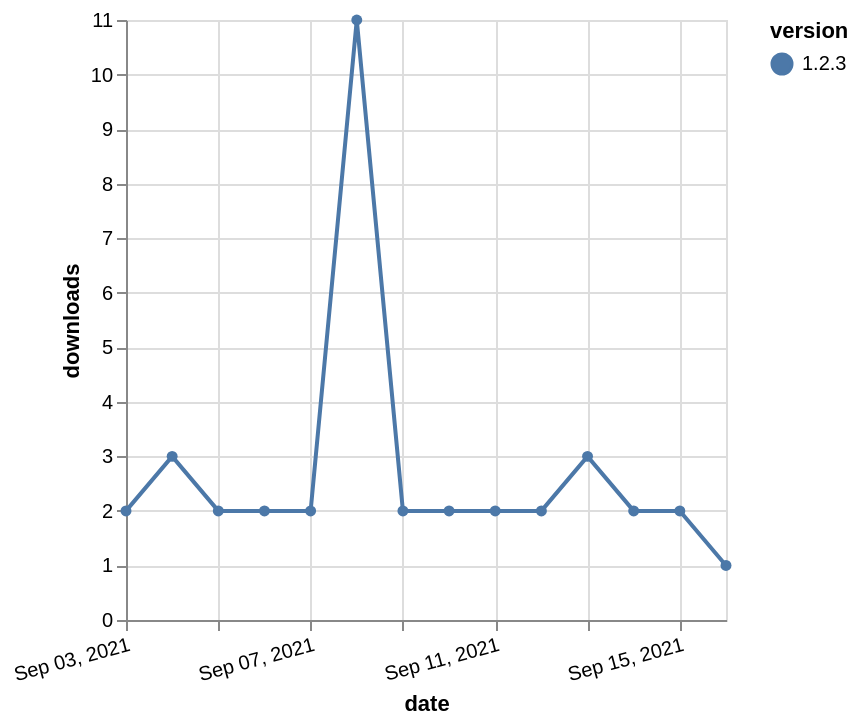

Write a Vega-Lite specification for this figure.
### Vega-Lite specification from a JSON file in a GitHub repository (floating-point values rounded to 4 significant figures)
{"$schema": "https://vega.github.io/schema/vega-lite/v5.json", "description": "A simple bar chart with embedded data.", "data": {"values": [{"date": "2021-09-03", "total": 22216, "delta": 2, "version": "1.2.3"}, {"date": "2021-09-04", "total": 22219, "delta": 3, "version": "1.2.3"}, {"date": "2021-09-05", "total": 22221, "delta": 2, "version": "1.2.3"}, {"date": "2021-09-06", "total": 22223, "delta": 2, "version": "1.2.3"}, {"date": "2021-09-07", "total": 22225, "delta": 2, "version": "1.2.3"}, {"date": "2021-09-08", "total": 22236, "delta": 11, "version": "1.2.3"}, {"date": "2021-09-09", "total": 22238, "delta": 2, "version": "1.2.3"}, {"date": "2021-09-10", "total": 22240, "delta": 2, "version": "1.2.3"}, {"date": "2021-09-11", "total": 22242, "delta": 2, "version": "1.2.3"}, {"date": "2021-09-12", "total": 22244, "delta": 2, "version": "1.2.3"}, {"date": "2021-09-13", "total": 22247, "delta": 3, "version": "1.2.3"}, {"date": "2021-09-14", "total": 22249, "delta": 2, "version": "1.2.3"}, {"date": "2021-09-15", "total": 22251, "delta": 2, "version": "1.2.3"}, {"date": "2021-09-16", "total": 22252, "delta": 1, "version": "1.2.3"}]}, "width": "container", "mark": {"type": "line", "point": {"filled": true}}, "encoding": {"x": {"field": "date", "type": "temporal", "timeUnit": "yearmonthdate", "title": "date", "axis": {"labelAngle": -15}}, "y": {"field": "delta", "type": "quantitative", "title": "downloads"}, "color": {"field": "version", "type": "nominal"}, "tooltip": {"field": "delta"}}}
